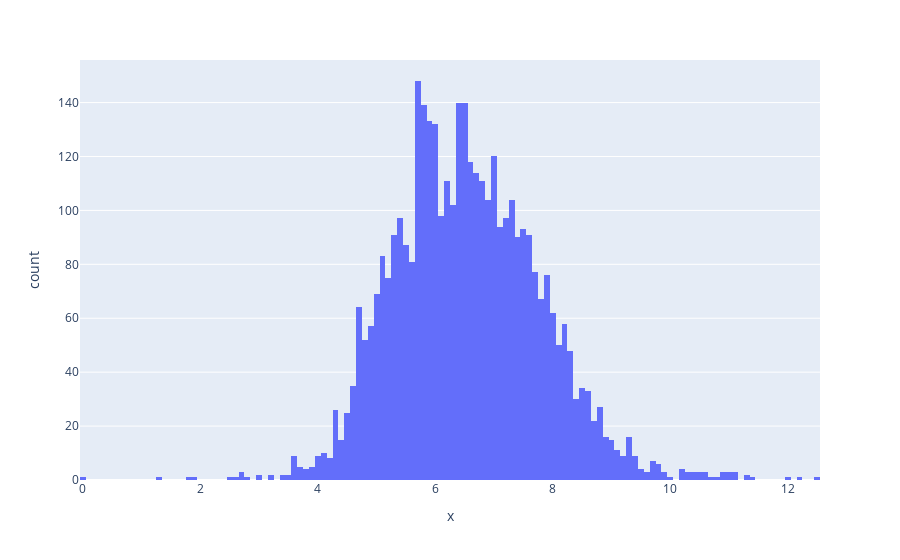

Notebook code cell kept with this figure:
### Code cell
#Data distribution after data normalization for Monetary
Monetary_Plot = Log_Tfd_Data.query('Monetary < 10000')['Monetary']
fig = px.histogram(RFMScores, x=Monetary_Plot)
fig.show()

### Figure 1 — Plotly figure (JSON) as saved in the notebook; plotly's stock layout.template omitted (floating-point values rounded to 4 significant figures; data arrays with more than 128 entries replaced by an {"elided": "..."} marker saying what was removed)
{"data": [{"alignmentgroup": "True", "bingroup": "x", "hovertemplate": "x=%{x}<br>count=%{y}<extra></extra>", "legendgroup": "", "marker": {"color": "#636efa", "pattern": {"shape": ""}}, "name": "", "offsetgroup": "", "orientation": "v", "showlegend": false, "type": "histogram", "x": {"elided": "3921 float values"}, "xaxis": "x", "yaxis": "y"}], "layout": {"barmode": "relative", "legend": {"tracegroupgap": 0}, "margin": {"t": 60}, "xaxis": {"anchor": "y", "domain": [0, 1], "title": {"text": "x"}}, "yaxis": {"anchor": "x", "domain": [0, 1], "title": {"text": "count"}}}}
